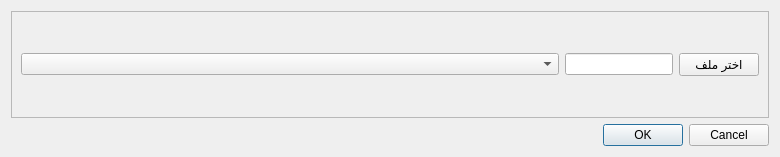
<?xml version="1.0" encoding="UTF-8"?>
<ui version="4.0">
 <class>Dialog</class>
 <widget class="QDialog" name="Dialog">
  <property name="geometry">
   <rect>
    <x>0</x>
    <y>0</y>
    <width>780</width>
    <height>157</height>
   </rect>
  </property>
  <property name="windowTitle">
   <string>Dialog</string>
  </property>
  <layout class="QGridLayout" name="gridLayout_2">
   <item row="0" column="0">
    <widget class="QFrame" name="frame">
     <property name="frameShape">
      <enum>QFrame::StyledPanel</enum>
     </property>
     <property name="frameShadow">
      <enum>QFrame::Raised</enum>
     </property>
     <layout class="QGridLayout" name="gridLayout" columnstretch="1,0,0">
      <item row="1" column="0">
       <widget class="QComboBox" name="comboBox">
        <property name="sizePolicy">
         <sizepolicy hsizetype="Expanding" vsizetype="Fixed">
          <horstretch>0</horstretch>
          <verstretch>0</verstretch>
         </sizepolicy>
        </property>
       </widget>
      </item>
      <item row="1" column="1">
       <widget class="QLineEdit" name="lineEdit"/>
      </item>
      <item row="1" column="2">
       <widget class="QPushButton" name="pushButton">
        <property name="text">
         <string>اختر ملف</string>
        </property>
       </widget>
      </item>
     </layout>
    </widget>
   </item>
   <item row="1" column="0">
    <widget class="QDialogButtonBox" name="buttonBox">
     <property name="orientation">
      <enum>Qt::Horizontal</enum>
     </property>
     <property name="standardButtons">
      <set>QDialogButtonBox::Cancel|QDialogButtonBox::Ok</set>
     </property>
    </widget>
   </item>
  </layout>
 </widget>
 <resources/>
 <connections>
  <connection>
   <sender>buttonBox</sender>
   <signal>accepted()</signal>
   <receiver>Dialog</receiver>
   <slot>accept()</slot>
   <hints>
    <hint type="sourcelabel">
     <x>227</x>
     <y>121</y>
    </hint>
    <hint type="destinationlabel">
     <x>157</x>
     <y>138</y>
    </hint>
   </hints>
  </connection>
  <connection>
   <sender>buttonBox</sender>
   <signal>rejected()</signal>
   <receiver>Dialog</receiver>
   <slot>reject()</slot>
   <hints>
    <hint type="sourcelabel">
     <x>295</x>
     <y>127</y>
    </hint>
    <hint type="destinationlabel">
     <x>286</x>
     <y>138</y>
    </hint>
   </hints>
  </connection>
 </connections>
</ui>
